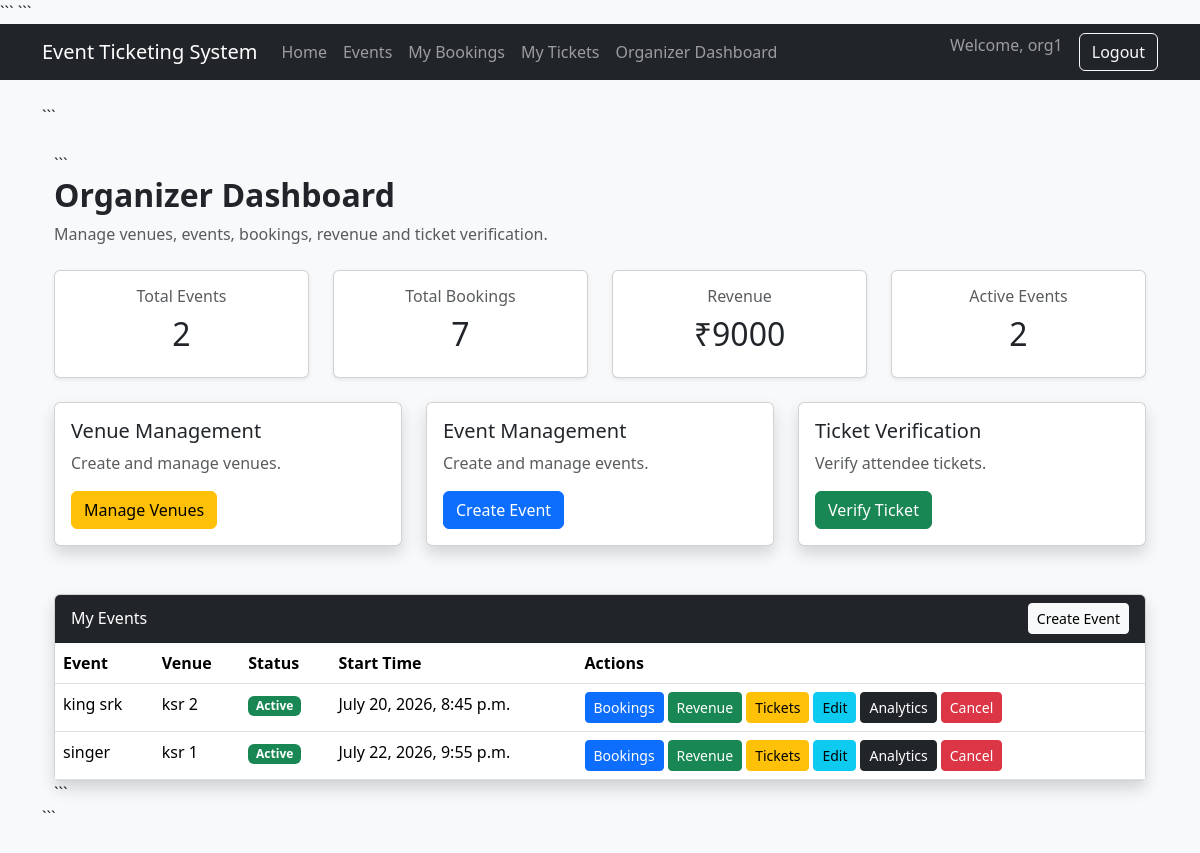
The page /organizer/dashboard/ (signed in) on the database its author committed.
### users/models.py (models this page shows, shortened)
class User(AbstractUser):
    ORGANIZER = "ORGANIZER"
    ATTENDEE = "ATTENDEE"
    ROLE_CHOICES = (
        (ORGANIZER, "Organizer"),
        (ATTENDEE, "Attendee"),
    )
    role = models.CharField(
        max_length=20,
        choices=ROLE_CHOICES
    )

### events/models.py (models this page shows, shortened)
class Event(models.Model):
    STATUS_CHOICES = (
        ("ACTIVE", "Active"),
        ("CANCELLED", "Cancelled"),
    )
    organizer = models.ForeignKey(
        settings.AUTH_USER_MODEL,
        on_delete=models.CASCADE,
        related_name="events"
    )
    venue = models.ForeignKey(
        Venue,
        on_delete=models.CASCADE,
        related_name="events"
    )
    title = models.CharField(
        max_length=255
    )
    description = models.TextField()
    start_time = models.DateTimeField()
    end_time = models.DateTimeField()
    status = models.CharField(
        max_length=20,
        choices=STATUS_CHOICES,
        default="ACTIVE"
    )
    created_at = models.DateTimeField(
        auto_now_add=True
    )
    updated_at = models.DateTimeField(
        auto_now=True
    )

### venues/models.py (models this page shows, shortened)
class Venue(models.Model):
    name = models.CharField(
        max_length=255
    )
    address = models.TextField()
    capacity = models.PositiveIntegerField()
    created_at = models.DateTimeField(
        auto_now_add=True
    )
    updated_at = models.DateTimeField(
        auto_now=True
    )

### ui/views.py (the view)
@login_required
def organizer_dashboard(request):
    events = Event.objects.filter(
        organizer=request.user
    )
    total_bookings = Booking.objects.filter(
        event__organizer=request.user
    ).count()
    total_revenue = (
        Booking.objects.filter(
            event__organizer=request.user,
            status="CONFIRMED"
        ).aggregate(
            total=Sum("total_amount")
        )["total"]
        or 0
    )
    return render(
        request,
        "organizer/dashboard.html",
        {
            "events": events,
            "total_bookings": total_bookings,
            "total_revenue": total_revenue,
        }
    )

### templates/organizer/dashboard.html (shortened to what this page needs)
{% extends "base.html" %}
{% block content %}
<div class="container mt-4">
```
<div class="mb-4">
    <h2 class="fw-bold">
        Organizer Dashboard
    </h2>
    <p class="text-muted">
        Manage venues, events, bookings, revenue and ticket verification.
    </p>
</div>
<div class="row g-4 mb-4">
    <div class="col-md-3">
        <div class="card shadow-sm h-100">
            <div class="card-body text-center">
                <h6 class="text-muted">
                    Total Events
                </h6>
                <h2>
                    {{ events.count }}
                </h2>
            </div>
        </div>
    </div>
    <div class="col-md-3">
        <div class="card shadow-sm h-100">
            <div class="card-body text-center">
                <h6 class="text-muted">
                    Total Bookings
                </h6>
                <h2>
                    {{ total_bookings }}
                </h2>
            </div>
        </div>
    </div>
    <div class="col-md-3">
        <div class="card shadow-sm h-100">
            <div class="card-body text-center">
                <h6 class="text-muted">
                    Revenue
                </h6>
                <h2>
                    ₹{{ total_revenue }}
                </h2>
            </div>
        </div>
    </div>
    <div class="col-md-3">
        <div class="card shadow-sm h-100">
            <div class="card-body text-center">
                <h6 class="text-muted">
                    Active Events
                </h6>
                <h2>
                    {{ events.count }}
                </h2>
            </div>
        </div>
    </div>
</div>
<div class="row g-4 mb-5">
    <div class="col-md-4">
        <div class="card shadow h-100">
            <div class="card-body">
                <h5>
                    Venue Management
                </h5>
                <p class="text-muted">
                    Create and manage venues.
                </p>
                <a
                    href="/organizer/venues/"
                    class="btn btn-warning"
                >
                    Manage Venues
                </a>
            </div>
        </div>
    </div>
    <div class="col-md-4">
        <div class="card shadow h-100">
            <div class="card-body">
                <h5>
                    Event Management
                </h5>
                <p class="text-muted">
                    Create and manage events.
                </p>
                <a
                    href="/organizer/events/create/"
                    class="btn btn-primary"
                >
                    Create Event
                </a>
            </div>
        </div>
    </div>
    <div class="col-md-4">
        <div class="card shadow h-100">
            <div class="card-body">
                <h5>
                    Ticket Verification
                </h5>
                <p class="text-muted">
                    Verify attendee tickets.
                </p>
                <a
                    href="/organizer/verify-ticket/"
                    class="btn btn-success"
                >
                    Verify Ticket
                </a>
            </div>
        </div>
    </div>
</div>
<div class="card shadow">
    <div class="card-header bg-dark text-white d-flex justify-content-between align-items-center">
        <span>
            My Events
        </span>
        <a
            href="/organizer/events/create/"
            class="btn btn-light btn-sm"
        >
            Create Event
        </a>
    </div>
    <div class="card-body p-0">
        <table class="table table-hover mb-0">
            <thead>
                <tr>
                    <th>Event</th>
                    <th>Venue</th>
                    <th>Status</th>
                    <th>Start Time</th>
                    <th>Actions</th>
                </tr>
            </thead>
            <tbody>
                {% for event in events %}
                <tr>
                    <td>
                        {{ event.title }}
                    </td>
                    <td>
                        {{ event.venue.name }}
                    </td>
                    <td>
                        {% if event.status == "ACTIVE" %}
                            <span class="badge bg-success">
                                Active
                            </span>
                        {% else %}
                            <span class="badge bg-danger">
                                Cancelled
                            </span>
                        {% endif %}
                    </td>
                    <td>
                        {{ event.start_time }}
                    </td>
                    <td>
                        <div class="d-flex flex-wrap gap-1">
                            <a
                                href="/organizer/event/{{ event.id }}/bookings/"
                                class="btn btn-primary btn-sm"
                            >
                                Bookings
                            </a>
                            <a
                                href="/organizer/event/{{ event.id }}/revenue/"
                                class="btn btn-success btn-sm"
                            >
                                Revenue
                            </a>
                            <a
                                href="/organizer/event/{{ event.id }}/tickets/"
                                class="btn btn-warning btn-sm"
                            >
                                Tickets
                            </a>
                            <a
                                href="/organizer/event/{{ event.id }}/edit/"
                                class="btn btn-info btn-sm"
                            >
                                Edit
                            </a>
                            <a
                                href="/organizer/event/{{ event.id }}/analytics/"
                                class="btn btn-dark btn-sm"
                            >
                                Analytics
                            </a>
                            <a
                                href="/organizer/event/{{ event.id }}/cancel/"
                                class="btn btn-danger btn-sm"
                            >
                                Cancel
                            </a>
                        </div>
                    </td>
                </tr>
                {% empty %}
                <tr>
                    <td colspan="5" class="text-center py-4">
                        No events found.
                    </td>
                </tr>
                {% endfor %}
            </tbody>
        </table>
    </div>
</div>
```
</div>
{% endblock %}

### templates/base.html (shortened to what this page needs)
<!DOCTYPE html>
<html lang="en">
<head>
<link href="https://cdn.jsdelivr.net/npm/bootstrap@5.3.8/dist/css/bootstrap.min.css" rel="stylesheet">
```
</head>
<body>
<nav class="navbar navbar-expand-lg navbar-dark bg-dark">
    <div class="container">
        <a
            class="navbar-brand"
            href="/"
        >
            Event Ticketing System
        </a>
        <div
            class="collapse navbar-collapse"
            id="navbarNav"
        >
            <ul class="navbar-nav me-auto">
                <li class="nav-item">
                    <a
                        class="nav-link"
                        href="/"
                    >
                        Home
                    </a>
                </li>
                <li class="nav-item">
                    <a
                        class="nav-link"
                        href="{% url 'events' %}"
                    >
                        Events
                    </a>
                </li>
                {% if user.is_authenticated %}
                <li class="nav-item">
                    <a
                        class="nav-link"
                        href="{% url 'my-bookings' %}"
                    >
                        My Bookings
                    </a>
                </li>
                <li class="nav-item">
                    <a
                        class="nav-link"
                        href="{% url 'my-tickets' %}"
                    >
                        My Tickets
                    </a>
                </li>
                {% if user.role == "ORGANIZER" %}
                <li class="nav-item">
                    <a
                        class="nav-link"
                        href="{% url 'organizer-dashboard' %}"
                    >
                        Organizer Dashboard
                    </a>
                </li>
                {% endif %}
                {% endif %}
            </ul>
            <ul class="navbar-nav">
                {% if user.is_authenticated %}
                <li class="nav-item">
                    <span
                        class="navbar-text me-3"
                    >
                        Welcome,
                        {{ user.username }}
                    </span>
                </li>
                <li class="nav-item">
                    <a
                        class="btn btn-outline-light"
                        href="{% url 'logout' %}"
                    >
                        Logout
                    </a>
                </li>
                {% endif %}
            </ul>
        </div>
    </div>
</nav>
<div class="container py-4">
```
{% block content %}
{% endblock %}
```
</div>
</body>
</html>

### templates/base.html (style rules this page uses)
body { background:#f8f9fa; }

### rows shown on the page
User: username "org1"
Event: title "king srk", venue.name "ksr 2", status "Active", start_time "July 20, 2026, 8:45 p.m."
Event: title "singer", venue.name "ksr 1", status "Active", start_time "July 22, 2026, 9:55 p.m."

### other values the page prints
{{ events.count }} "2"
{{ total_bookings }} "7"
{{ total_revenue }} "9000"
